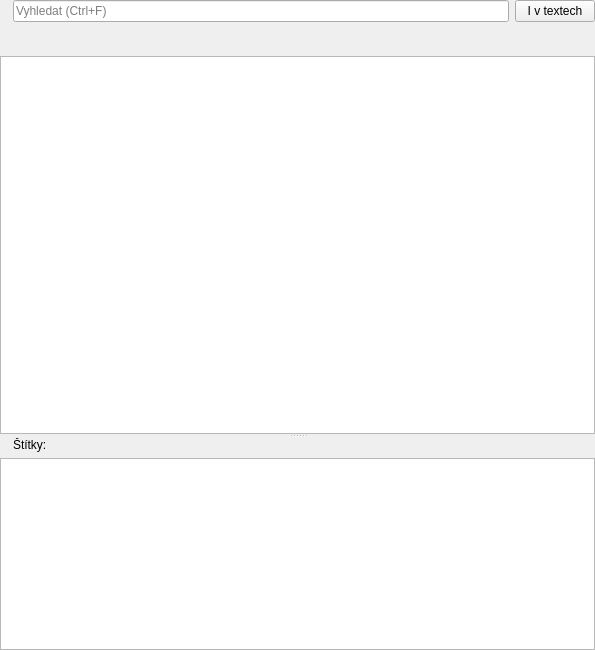
<?xml version="1.0" encoding="UTF-8"?>
<ui version="4.0">
 <class>SongListWidget</class>
 <widget class="QWidget" name="SongListWidget">
  <property name="geometry">
   <rect>
    <x>0</x>
    <y>0</y>
    <width>595</width>
    <height>650</height>
   </rect>
  </property>
  <property name="windowTitle">
   <string>Form</string>
  </property>
  <layout class="QVBoxLayout" name="verticalLayout">
   <property name="leftMargin">
    <number>0</number>
   </property>
   <property name="topMargin">
    <number>0</number>
   </property>
   <property name="rightMargin">
    <number>0</number>
   </property>
   <property name="bottomMargin">
    <number>0</number>
   </property>
   <item>
    <widget class="QSplitter" name="splitter">
     <property name="orientation">
      <enum>Qt::Vertical</enum>
     </property>
     <widget class="QWidget" name="gridWidget" native="true">
      <property name="sizePolicy">
       <sizepolicy hsizetype="Preferred" vsizetype="Preferred">
        <horstretch>0</horstretch>
        <verstretch>1</verstretch>
       </sizepolicy>
      </property>
      <layout class="QGridLayout" name="gridLayout">
       <property name="leftMargin">
        <number>0</number>
       </property>
       <property name="topMargin">
        <number>0</number>
       </property>
       <property name="rightMargin">
        <number>0</number>
       </property>
       <property name="bottomMargin">
        <number>0</number>
       </property>
       <item row="1" column="0" colspan="2">
        <widget class="QWidget" name="wgtTagDisplayNotice" native="true">
         <layout class="QHBoxLayout" name="horizontalLayout">
          <property name="leftMargin">
           <number>0</number>
          </property>
          <property name="topMargin">
           <number>0</number>
          </property>
          <property name="rightMargin">
           <number>0</number>
          </property>
          <property name="bottomMargin">
           <number>0</number>
          </property>
          <item>
           <widget class="QLabel" name="label_4">
            <property name="pixmap">
             <pixmap resource="../../res/resources.qrc">:/icons/16/Tags_16px.png</pixmap>
            </property>
           </widget>
          </item>
          <item>
           <widget class="QLabel" name="lblTagDisplayNotice">
            <property name="sizePolicy">
             <sizepolicy hsizetype="Expanding" vsizetype="Preferred">
              <horstretch>0</horstretch>
              <verstretch>0</verstretch>
             </sizepolicy>
            </property>
            <property name="font">
             <font>
              <italic>true</italic>
             </font>
            </property>
            <property name="text">
             <string/>
            </property>
           </widget>
          </item>
          <item>
           <widget class="QPushButton" name="btnClearTagFilter">
            <property name="toolTip">
             <string>Odstranit filtr štítků</string>
            </property>
            <property name="icon">
             <iconset resource="../../res/resources.qrc">
              <normaloff>:/icons/16/Broom_16px.png</normaloff>:/icons/16/Broom_16px.png</iconset>
            </property>
            <property name="flat">
             <bool>true</bool>
            </property>
           </widget>
          </item>
         </layout>
        </widget>
       </item>
       <item row="0" column="0">
        <widget class="QLabel" name="label">
         <property name="pixmap">
          <pixmap resource="../../res/resources.qrc">:/icons/16/Search_16px.png</pixmap>
         </property>
        </widget>
       </item>
       <item row="0" column="1">
        <layout class="QHBoxLayout" name="horizontalLayout_2">
         <item>
          <widget class="ExtendedLineEdit" name="lnSearch">
           <property name="placeholderText">
            <string>Vyhledat (Ctrl+F)</string>
           </property>
           <property name="clearButtonEnabled">
            <bool>true</bool>
           </property>
          </widget>
         </item>
         <item>
          <widget class="QPushButton" name="btnSearchInText">
           <property name="toolTip">
            <string>Hledat i v textech písní</string>
           </property>
           <property name="text">
            <string>I v textech</string>
           </property>
           <property name="icon">
            <iconset resource="../../res/resources.qrc">
             <normaloff>:/icons/16/Term_16px.png</normaloff>:/icons/16/Term_16px.png</iconset>
           </property>
           <property name="checkable">
            <bool>true</bool>
           </property>
           <property name="flat">
            <bool>false</bool>
           </property>
          </widget>
         </item>
        </layout>
       </item>
       <item row="2" column="0" colspan="2">
        <widget class="ExtendedTreeView" name="tvSongs">
         <property name="sizePolicy">
          <sizepolicy hsizetype="Expanding" vsizetype="Expanding">
           <horstretch>0</horstretch>
           <verstretch>4</verstretch>
          </sizepolicy>
         </property>
         <property name="contextMenuPolicy">
          <enum>Qt::CustomContextMenu</enum>
         </property>
         <property name="acceptDrops">
          <bool>true</bool>
         </property>
         <property name="frameShadow">
          <enum>QFrame::Plain</enum>
         </property>
         <property name="dragEnabled">
          <bool>true</bool>
         </property>
         <property name="dragDropMode">
          <enum>QAbstractItemView::DragDrop</enum>
         </property>
         <property name="alternatingRowColors">
          <bool>true</bool>
         </property>
         <property name="selectionMode">
          <enum>QAbstractItemView::ExtendedSelection</enum>
         </property>
         <property name="rootIsDecorated">
          <bool>false</bool>
         </property>
         <property name="uniformRowHeights">
          <bool>true</bool>
         </property>
         <property name="itemsExpandable">
          <bool>false</bool>
         </property>
         <property name="allColumnsShowFocus">
          <bool>true</bool>
         </property>
         <attribute name="headerMinimumSectionSize">
          <number>10</number>
         </attribute>
         <attribute name="headerDefaultSectionSize">
          <number>35</number>
         </attribute>
        </widget>
       </item>
      </layout>
     </widget>
     <widget class="QWidget" name="gridLayoutWidget_2">
      <layout class="QGridLayout" name="gridLayout_2">
       <item row="0" column="0">
        <widget class="QLabel" name="label_2">
         <property name="pixmap">
          <pixmap resource="../../res/resources.qrc">:/icons/16/Tags_16px.png</pixmap>
         </property>
        </widget>
       </item>
       <item row="0" column="1">
        <widget class="QLabel" name="label_3">
         <property name="sizePolicy">
          <sizepolicy hsizetype="Expanding" vsizetype="Preferred">
           <horstretch>0</horstretch>
           <verstretch>0</verstretch>
          </sizepolicy>
         </property>
         <property name="text">
          <string>Štítky:</string>
         </property>
        </widget>
       </item>
       <item row="1" column="0" colspan="2">
        <widget class="QListView" name="lvTags">
         <property name="sizePolicy">
          <sizepolicy hsizetype="Expanding" vsizetype="Preferred">
           <horstretch>0</horstretch>
           <verstretch>2</verstretch>
          </sizepolicy>
         </property>
         <property name="contextMenuPolicy">
          <enum>Qt::CustomContextMenu</enum>
         </property>
         <property name="alternatingRowColors">
          <bool>true</bool>
         </property>
         <property name="resizeMode">
          <enum>QListView::Adjust</enum>
         </property>
         <property name="uniformItemSizes">
          <bool>true</bool>
         </property>
        </widget>
       </item>
      </layout>
     </widget>
    </widget>
   </item>
  </layout>
  <action name="actionDeleteTag">
   <property name="icon">
    <iconset resource="../../res/resources.qrc">
     <normaloff>:/icons/16/Delete_16px.png</normaloff>:/icons/16/Delete_16px.png</iconset>
   </property>
   <property name="text">
    <string>Smazat štítek</string>
   </property>
  </action>
 </widget>
 <customwidgets>
  <customwidget>
   <class>ExtendedTreeView</class>
   <extends>QTreeView</extends>
   <header>wgt/extendedtreeview.h</header>
  </customwidget>
  <customwidget>
   <class>ExtendedLineEdit</class>
   <extends>QLineEdit</extends>
   <header>wgt/extendedlineedit.h</header>
   <slots>
    <signal>sigUpPressed()</signal>
    <signal>sigDownPressed()</signal>
   </slots>
  </customwidget>
 </customwidgets>
 <tabstops>
  <tabstop>tvSongs</tabstop>
  <tabstop>lvTags</tabstop>
 </tabstops>
 <resources>
  <include location="../../res/resources.qrc"/>
 </resources>
 <connections/>
</ui>
